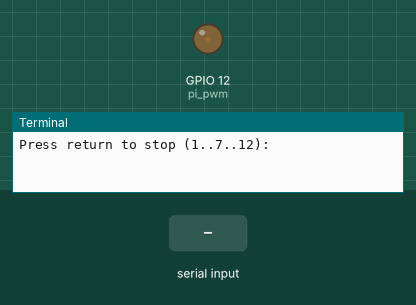
A program run on a simulated Raspberry Pi (BCM pin numbers). Parts: output pins drawn as LEDs (lit = HIGH), the last lines printed to the terminal. The inputs (shaded band) are chosen by the test bench.

Above: at 1.2 s.
1.3 s: "90" typed at the terminal, then Enter
At 2.0 s:
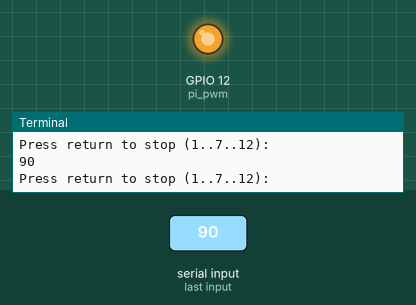
2.8 s: "0" typed at the terminal, then Enter
At 3.2 s:
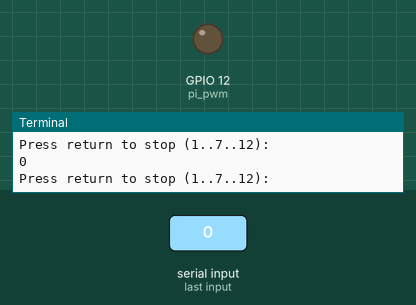
4.3 s: "1" typed at the terminal, then Enter
At 5.5 s:
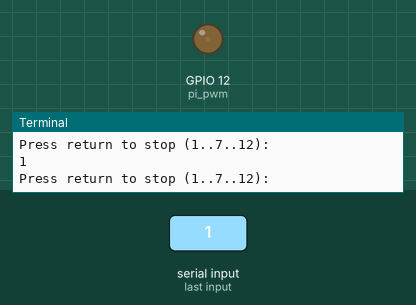
Timing chart, 0 to 7.3 s (numbered marks = the images above; inputs shaded):
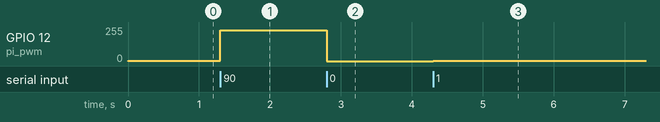

The program:

soft_pwm_driver.py
```python
import RPi.GPIO as GPIO
from time import sleep

if __name__ == "__main__":
    GPIO.setwarnings(False)			#disable warnings
    GPIO.setmode(GPIO.BCM)		#set pin numbering system

    GPIO.setup(12, GPIO.OUT)

    pi_pwm = GPIO.PWM(12, 50)	#create PWM instance with frequency
    pi_pwm.start(1)

    while 1:
        value = input('Press return to stop (1..7..12):')   # use raw_input for Python 2
        pi_pwm.ChangeDutyCycle(float(value))

    pi_pwm.stop()

    GPIO.cleanup()
```

Measured:
- after the input at 1.3 s, GPIO 12 (pi_pwm): 3/255 → 230/255 at once
- after the input at 2.8 s, GPIO 12 (pi_pwm): 230/255 → 0/255 at once
- after the input at 4.3 s, GPIO 12 (pi_pwm): 0/255 → 3/255 at once
